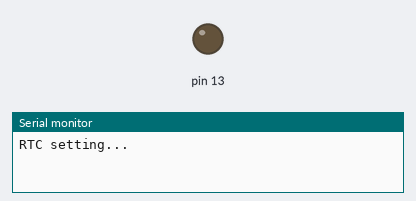
This sketch was run on a simulated Arduino Uno, built with avr-gcc and run on an emulated ATmega328P. Parts: output pins drawn as LEDs (lit = HIGH), the last lines printed to the serial monitor. The local clock reads 2024-03-15 10:24:30 at power-on unless the sketch sets it.

Above: at 0.5 s.
At 5.0 s:
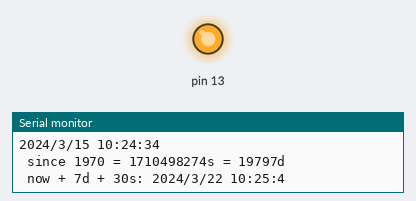
Timing chart, 0 to 6.9 s (numbered marks = the images above):
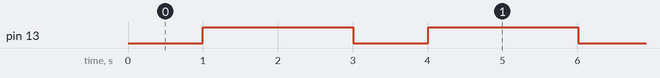

Measured:
- by itself, pin 13: alternates HIGH for 2.0 s and LOW for 1.0 s

The sketch:

RTC_Time_Set.ino
```cpp
// Date and time functions using a DS1307 RTC connected via I2C and Wire lib

#include <Wire.h>
#include "RTClib.h"

RTC_DS1307 RTC;

void setup () {
    pinMode(13, OUTPUT);
    Serial.begin(57600);
    Wire.begin();
    RTC.begin();
     Serial.println("RTC setting...");
  if (! RTC.isrunning()) {
    Serial.println("RTC is NOT running!");
    // following line sets the RTC to the date & time this sketch was compiled
    // uncomment it & upload to set the time, date and start run the RTC!
    RTC.adjust(DateTime(__DATE__, __TIME__));
    Serial.println("RTC set!");
  }

}

void loop () {
    delay(1000);
    Serial.println("Loop Start!");
    digitalWrite(13, HIGH);   // turn the LED on (HIGH is the voltage level)
    DateTime now = RTC.now();

    Serial.print(now.year(), DEC);
    Serial.print('/');
    Serial.print(now.month(), DEC);
    Serial.print('/');
    Serial.print(now.day(), DEC);
    Serial.print(' ');
    Serial.print(now.hour(), DEC);
    Serial.print(':');
    Serial.print(now.minute(), DEC);
    Serial.print(':');
    Serial.print(now.second(), DEC);
    Serial.println();

    Serial.print(" since 1970 = ");
    Serial.print(now.unixtime());
    Serial.print("s = ");
    Serial.print(now.unixtime() / 86400L);
    Serial.println("d");

    // calculate a date which is 7 days and 30 seconds into the future
    DateTime future (now.unixtime() + 7 * 86400L + 30);

    Serial.print(" now + 7d + 30s: ");
    Serial.print(future.year(), DEC);
    Serial.print('/');
    Serial.print(future.month(), DEC);
    Serial.print('/');
    Serial.print(future.day(), DEC);
    Serial.print(' ');
    Serial.print(future.hour(), DEC);
    Serial.print(':');
    Serial.print(future.minute(), DEC);
    Serial.print(':');
    Serial.print(future.second(), DEC);
    Serial.println();

    Serial.println();
    delay(2000);
  digitalWrite(13, LOW);    // turn the LED off by making the voltage LOW
}
```
